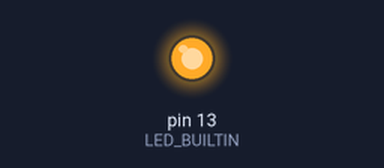
The sketch below on a simulated Arduino Uno, built with avr-gcc and run on an emulated ATmega328P. On the bench: output pins drawn as LEDs (lit = HIGH). What the sketch prints to the serial monitor is not drawn.

Above: at 0.1 s.
Timing chart, 0 to 1.6 s (numbered marks = the images above):
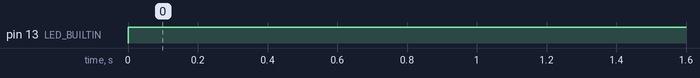

The sketch:

TESTCAN.ino
```cpp
#include <SPI.h>
#include <mcp_can.h>

// Define the pins used for the CAN module
const int SPI_CS_PIN = 10;

// Initialize MCP2515 object with CS pin
MCP_CAN CAN(SPI_CS_PIN);

void setup() {
  Serial.begin(9600);
  pinMode(LED_BUILTIN, OUTPUT);
}

void loop() {
  // Check if MCP2515 is still alive
  if (CAN.checkError() == CAN_OK) {
    Serial.println("MCP2515 is online.");
      digitalWrite(LED_BUILTIN, HIGH);  // turn the LED on (HIGH is the voltage level)
  } else {
    Serial.println("MCP2515 is offline. Check connections!");
      digitalWrite(LED_BUILTIN, LOW);   // turn the LED off by making the voltage LOW
  }

  delay(1000); // Wait for 1 second before next check
}
```

Measured:
- by itself, pin 13 (LED_BUILTIN): LOW → HIGH at 0.00 s
